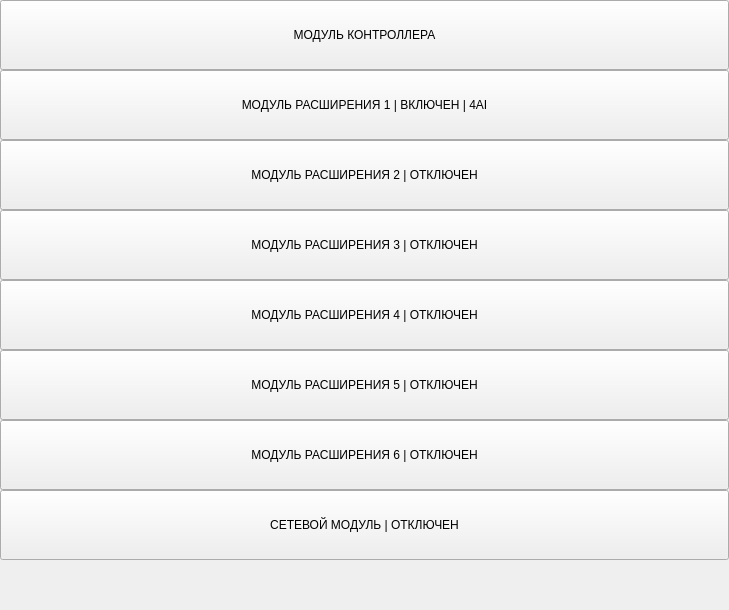
               <widget class="QWidget" name="widgetScrollAreaDevices">
                <property name="geometry">
                 <rect>
                  <x>0</x>
                  <y>0</y>
                  <width>729</width>
                  <height>610</height>
                 </rect>
                </property>
                <layout class="QVBoxLayout" name="verticalLayout_31">
                 <property name="spacing">
                  <number>0</number>
                 </property>
                 <property name="leftMargin">
                  <number>0</number>
                 </property>
                 <property name="topMargin">
                  <number>0</number>
                 </property>
                 <property name="rightMargin">
                  <number>0</number>
                 </property>
                 <property name="bottomMargin">
                  <number>0</number>
                 </property>
                 <item>
                  <layout class="QVBoxLayout" name="verticalLayoutDevices">
                   <item>
                    <widget class="wButtonStyled" name="bDevicesMain">
                     <property name="sizePolicy">
                      <sizepolicy hsizetype="Preferred" vsizetype="Preferred">
                       <horstretch>0</horstretch>
                       <verstretch>0</verstretch>
                      </sizepolicy>
                     </property>
                     <property name="minimumSize">
                      <size>
                       <width>0</width>
                       <height>70</height>
                      </size>
                     </property>
                     <property name="text">
                      <string>МОДУЛЬ КОНТРОЛЛЕРА</string>
                     </property>
                    </widget>
                   </item>
                   <item>
                    <widget class="wButtonStyled" name="bDevice1">
                     <property name="sizePolicy">
                      <sizepolicy hsizetype="Preferred" vsizetype="Preferred">
                       <horstretch>0</horstretch>
                       <verstretch>0</verstretch>
                      </sizepolicy>
                     </property>
                     <property name="minimumSize">
                      <size>
                       <width>0</width>
                       <height>70</height>
                      </size>
                     </property>
                     <property name="text">
                      <string>МОДУЛЬ РАСШИРЕНИЯ 1 | ВКЛЮЧЕН | 4AI</string>
                     </property>
                    </widget>
                   </item>
                   <item>
                    <widget class="wButtonStyled" name="bDevice2">
                     <property name="sizePolicy">
                      <sizepolicy hsizetype="Preferred" vsizetype="Preferred">
                       <horstretch>0</horstretch>
                       <verstretch>0</verstretch>
                      </sizepolicy>
                     </property>
                     <property name="minimumSize">
                      <size>
                       <width>0</width>
                       <height>70</height>
                      </size>
                     </property>
                     <property name="text">
                      <string>МОДУЛЬ РАСШИРЕНИЯ 2 | ОТКЛЮЧЕН</string>
                     </property>
                    </widget>
                   </item>
                   <item>
                    <widget class="wButtonStyled" name="bDevice3">
                     <property name="sizePolicy">
                      <sizepolicy hsizetype="Preferred" vsizetype="Preferred">
                       <horstretch>0</horstretch>
                       <verstretch>0</verstretch>
                      </sizepolicy>
                     </property>
                     <property name="minimumSize">
                      <size>
                       <width>0</width>
                       <height>70</height>
                      </size>
                     </property>
                     <property name="text">
                      <string>МОДУЛЬ РАСШИРЕНИЯ 3 | ОТКЛЮЧЕН</string>
                     </property>
                    </widget>
                   </item>
                   <item>
                    <widget class="wButtonStyled" name="bDevice4">
                     <property name="sizePolicy">
                      <sizepolicy hsizetype="Preferred" vsizetype="Preferred">
                       <horstretch>0</horstretch>
                       <verstretch>0</verstretch>
                      </sizepolicy>
                     </property>
                     <property name="minimumSize">
                      <size>
                       <width>0</width>
                       <height>70</height>
                      </size>
                     </property>
                     <property name="text">
                      <string>МОДУЛЬ РАСШИРЕНИЯ 4 | ОТКЛЮЧЕН</string>
                     </property>
                    </widget>
                   </item>
                   <item>
                    <widget class="wButtonStyled" name="bDevice5">
                     <property name="sizePolicy">
                      <sizepolicy hsizetype="Preferred" vsizetype="Preferred">
                       <horstretch>0</horstretch>
                       <verstretch>0</verstretch>
                      </sizepolicy>
                     </property>
                     <property name="minimumSize">
                      <size>
                       <width>0</width>
                       <height>70</height>
                      </size>
                     </property>
                     <property name="text">
                      <string>МОДУЛЬ РАСШИРЕНИЯ 5 | ОТКЛЮЧЕН</string>
                     </property>
                    </widget>
                   </item>
                   <item>
                    <widget class="wButtonStyled" name="bDevice6">
                     <property name="sizePolicy">
                      <sizepolicy hsizetype="Preferred" vsizetype="Preferred">
                       <horstretch>0</horstretch>
                       <verstretch>0</verstretch>
                      </sizepolicy>
                     </property>
                     <property name="minimumSize">
                      <size>
                       <width>0</width>
                       <height>70</height>
                      </size>
                     </property>
                     <property name="text">
                      <string>МОДУЛЬ РАСШИРЕНИЯ 6 | ОТКЛЮЧЕН</string>
                     </property>
                    </widget>
                   </item>
                   <item>
                    <widget class="wButtonStyled" name="bDevice6_2">
                     <property name="sizePolicy">
                      <sizepolicy hsizetype="Preferred" vsizetype="Preferred">
                       <horstretch>0</horstretch>
                       <verstretch>0</verstretch>
                      </sizepolicy>
                     </property>
                     <property name="minimumSize">
                      <size>
                       <width>0</width>
                       <height>70</height>
                      </size>
                     </property>
                     <property name="text">
                      <string>СЕТЕВОЙ МОДУЛЬ | ОТКЛЮЧЕН</string>
                     </property>
                    </widget>
                   </item>
                   <item>
                    <spacer name="verticalSpacer_29">
                     <property name="orientation">
                      <enum>Qt::Vertical</enum>
                     </property>
                     <property name="sizeHint" stdset="0">
                      <size>
                       <width>20</width>
                       <height>40</height>
                      </size>
                     </property>
                    </spacer>
                   </item>
                  </layout>
                 </item>
                </layout>
               </widget>
